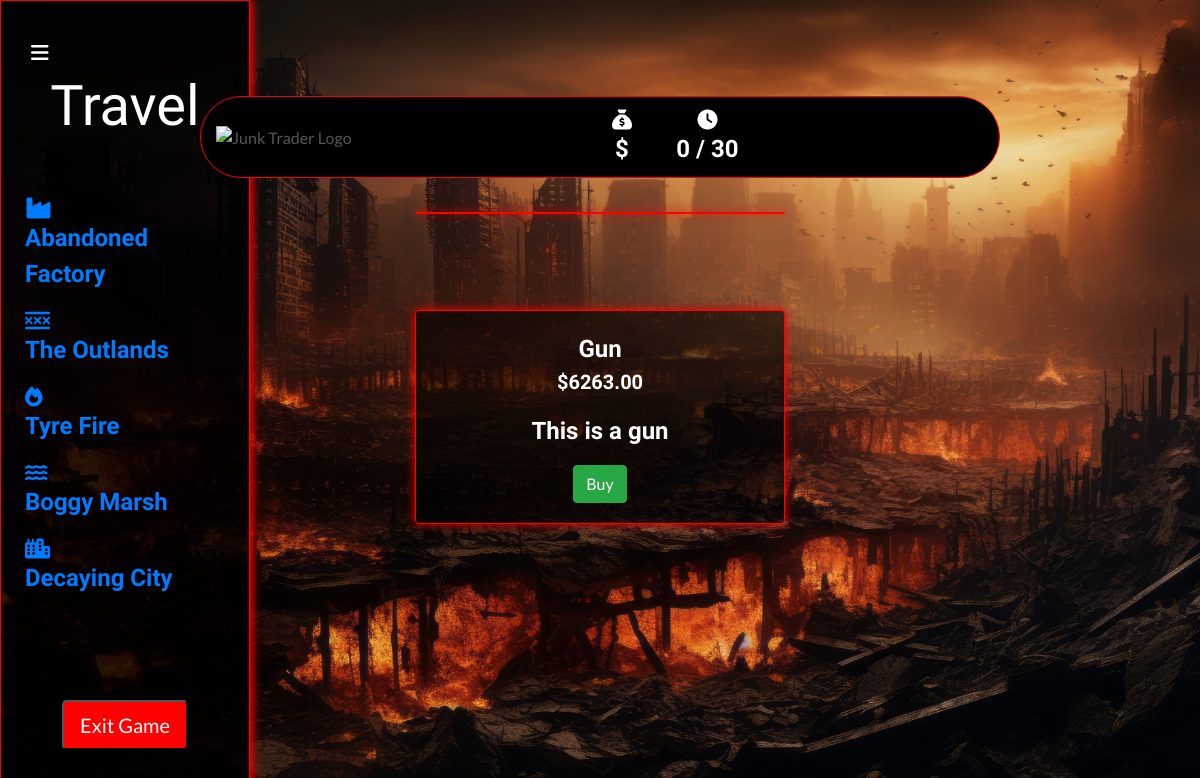
The app's page /collectables/2/ with its own data.
### collectables/models.py (models this page shows, shortened)
class Collectable(models.Model):
    name = models.CharField(max_length=254)
    description = models.TextField()
    price = models.DecimalField(max_digits=6, decimal_places=2)
    previous_price = models.DecimalField(max_digits=10, decimal_places=2, default=0)
    image_url = models.URLField(max_length=1024, null=True, blank=True)
    image = models.ImageField(null=True, blank=True)
    glb_file = models.FileField(upload_to='glb_files/', null=True, blank=True)

### collectables/views.py (the view)
# urls.py: path('<int:collectable_id>/', views.collectable_detail, name='collectable_detail'),
def collectable_detail(request, collectable_id):
    collectable = get_object_or_404(Collectable, pk=collectable_id)
    context = {
        'collectable': collectable,
    }
    return render(request, 'collectables/collectable_detail.html', context)

### backpack/contexts.py (called while the page is built, shortened)
def backpack_contents(request):
    backpack_items = []
    total = 0
    total_quantity = 0
    collectable_count = 0
    backpack = request.session.get('backpack', {})
    grand_total = total
    context = {
        'backpack_items': backpack_items,
        'total': total,
        'total_quantity': total_quantity,
        'collectable_count': collectable_count,
        'grand_total': grand_total,
    }
    return context

def total_amount(request):
    total_amount = [0]
    return {'total_amount': total_amount}

def days_played(request):
    return {'days_played': request.session.get('days_played', 0)}

### collectables/templates/collectables/collectable_detail.html (shortened to what this page needs)
{% extends "base.html" %}
{% load static %}
{% block page_header %}
<div class="container header-container">
</div>
{% endblock %}
{% block content %}
<div class="container-fluid">
    <div class="row">
        <div class="col-md-3">
            <div class="fixed-panel">
                {% include 'includes/fixed_panel.html' %}
            </div>
        </div>
    </div>
</div>
<div class="container-fluid">
    <div class="row justify-content-center">
        <div class="col-12 col-md-6 col-lg-4">
            <div class="card box my-5">
            </div>
        </div>
    </div>
    <div class="row justify-content-center">
        <div class="col-12 col-md-6 col-lg-4">
            <div class="card box product-details-container mb-5 mt-md-5">
                <div class="card-body text-white text-center">
                    <p class="card-title mb-0">{{ collectable.name }}</p>
                    <p class="lead mb-0 font-weight-bold">${{ collectable.price }}</p>
                    <p class="card-text mt-3">{{ collectable.description }}</p>
                    <button type="button" class="btn btn-success" data-toggle="modal" data-target="#buyModal{{ collectable.id }}">
                        Buy
                    </button>
                </div>
            </div>
        </div>
    </div>
</div>
{% endblock %}

### static/css/base.css (style rules this page uses)
html { height: 100%; }
body { background: url('/media/bg_image.png') no-repeat center center fixed; background-size: cover; height: calc(100vh - 164px); color: #555; font-family: 'Lato'; }
p, h1, h2, h3, h4, h5, h6 { font-family: "Amatic SC", sans-serif; font-weight: 700; font-size: x-large; font-style: normal; }
.box { border: 1px solid red; box-shadow: 0 0 10px red; background-color: #00000093; }
.fixed-panel { position: fixed; top: 0; bottom: 0; left: 0; width: 250px; border: 1px solid red; box-shadow: 0 0 10px red; background-color: #00000093; overflow-y: auto; }
@media (min-width: 1200px) { .container { max-width: 80%; } }
@media (min-width: 992px) { .header-container { padding-top: 164px; } }

### records on screen
Collectable: name "Gun", price "6263.00", description "This is a gun"

### other values on screen
{{ days_played }} "0"
